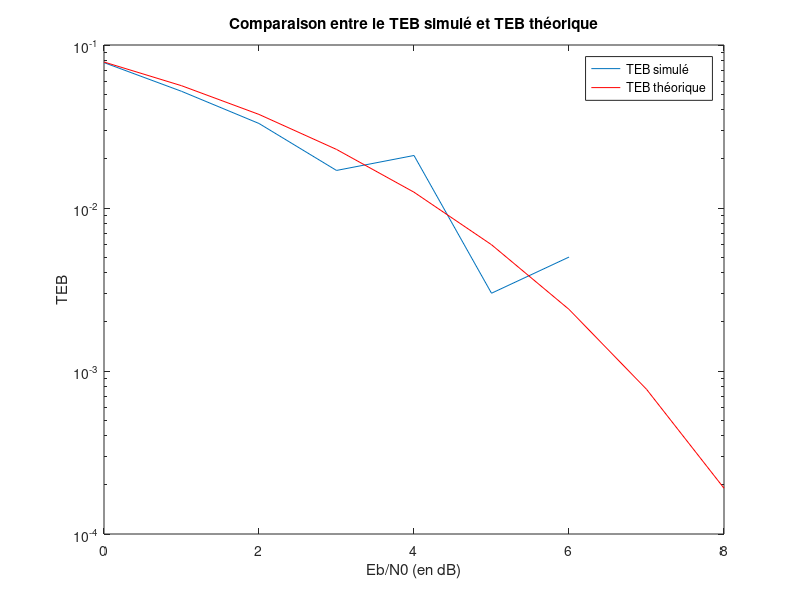
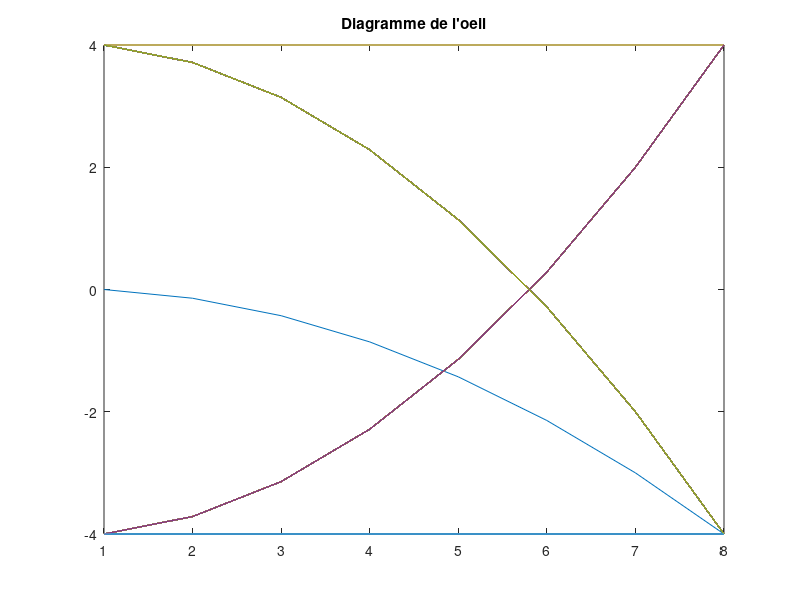
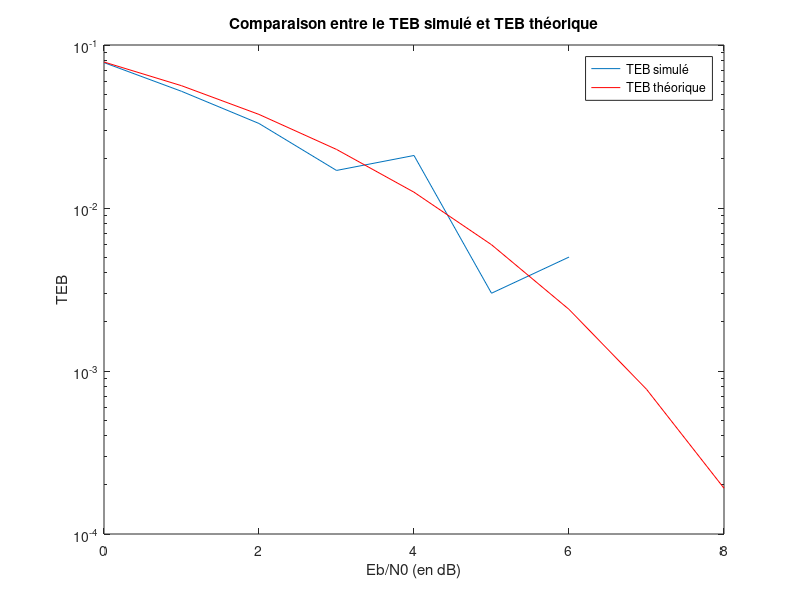
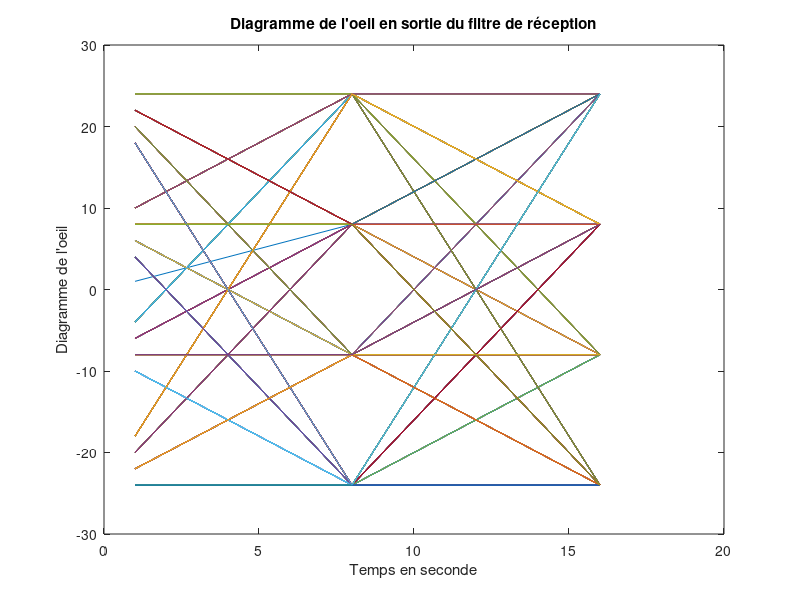

The MATLAB source for these figures, in order:
close all
clear all

Nbits = 1000;
Fe = 24000;
Te = 1/Fe;
Rb = 6000;
Fe = 24000;
fc = 400;
BW = 1000;
Nb = Fe/Rb;
M = 2;
Ns = 8;
h = ones(1,Ns);
Eb_N0_db = [0:8];


% 1. Introduction 

% Generatioon du mapping binaire
bits =randi(0:1,1,Nbits);
Symboles_1 = 2*bits -1;
a1 = kron(Symboles_1,[1 zeros(1,Ns-1)]);


% 2. Chaine de référence


% Modulation du signal x
x_mod = filter(h,1,a1);
% Filtre de reception 
hr_1 = ones(1,Ns);
% Demodulation du signal x
x_dem = filter(hr_1,1,x_mod);

% Choix de t0
t0 = Ns;
% Echantillonnage du signal transmis par la chaine 1
x_echantillonne1 = x_dem(t0:Ns:end);

% Calcul du TEB1
symb_dec = sign(x_echantillonne1);
bits_dec = (symb_dec+1)/2;
nb_erreurs1 = length(find(bits_dec ~= bits));
TEB1 = nb_erreurs1/length(bits);
fprintf("Le TEB obtenu est %f \n",TEB1);

% Rajout du bruit à la chaine de transmission
i=1;
while  i<=length(Eb_N0_db)
% Calcul de la puissance
sigma = mean(abs(x_mod).^2)*Ns/(2*log2(M)*10^(Eb_N0_db(i)/10));
bruit = sqrt(sigma)*randn(1,length(x_mod));
x_bruite = x_mod + bruit;

% Passage par le filtre de reception
x_dem_bruite = filter(hr_1,1,x_bruite);

% Calcul du TEB avec bruit
x_echantillonne_i = x_dem_bruite(t0:Ns:end);
symb_dec_bruite_i = sign(x_echantillonne_i);
bits_dec_bruite_i = (symb_dec_bruite_i+1)/2;
nb_erreurs_i = length(find(bits_dec_bruite_i ~= bits));
TEB(i) = nb_erreurs_i/length(bits);
i =i+1;
end

figure(1);
TEB_th = 1 - normcdf(sqrt(2*10.^(Eb_N0_db/10)));
semilogy(Eb_N0_db,TEB); hold on;
semilogy(Eb_N0_db,TEB_th,'r')
title("Comparaison entre le TEB simulé et TEB théorique")
legend("TEB simulé","TEB théorique")
xlabel("Eb/N0 (en dB)")
ylabel("TEB")



% 3. Implantaion de la première chaine de transmission

% 3.2 Implantation sans bruit

hr_2 = linspace(0,1,Ns);
% Demodulation du signal x
x_dem2 = filter(hr_2,1,x_mod);
figure(2);
diagramme_oeil2 = reshape(x_dem2,Ns,length(x_dem2)/Ns);
plot(diagramme_oeil2);
title("Diagramme de l'oeil");

% Echantillonnage
x_echantillonne2 = x_dem2(t0:Ns:end);
% Décision 
symb_decide = sign(x_echantillonne2);
nb_erreurs2 = length(find(symb_decide ~= Symboles_1));
TEB2 = nb_erreurs2/length(bits);
fprintf("Le TEB obtenu est %f \n",TEB2);


% 3.3 Implantation avec bruit

while i<=length(Eb_N0_db)
% Calcul de la puissance
sigma = mean(x_mod.^2)*Ns/(2*log2(M)*10^(Eb_N0_db(i)/10));
bruit = sqrt(sigma)*randn(1,length(x_mod));
r = x_mod + bruit;

% Passage par le filtre de reception
x_dem_bruite2 = filter(hr_2,1,r);

% Calcul du TEB avec bruit
x_echantillonne2_i = x_dem_bruite2(t0:Ns:end);
symb_dec_bruite2_i = sign(x_echantillonne2_i);
bits_dec_bruite2_i = (symb_dec_bruite2_i+1)/2;
nb_erreurs2_i = length(find(bits_dec_bruite2_i ~= bits));
TEB(i) = nb_erreurs2_i/length(bits);
i=i+1;
end

figure(3);
TEB_th2 = 1 - normcdf(sqrt(2*10.^(Eb_N0_db/10)));
semilogy(Eb_N0_db,TEB); hold on;
semilogy(Eb_N0_db,TEB_th2,'r')
title("Comparaison entre le TEB simulé et TEB théorique")
legend("TEB simulé","TEB théorique")
xlabel("Eb/N0 (en dB)")
ylabel("TEB")


% 4. Implantaion de la deuxième chaine de transmission


% Implantation sans bruit.

Symboles_2 = (2*bi2de(reshape(bits, 2,length(bits)/2).') -3).';
a2 = kron(Symboles_2,[1 zeros(1,Ns-1)]);
% Modulation du signal
x_mod3 = filter(h, 1, a2);
% Demodulation du signal
x_dem3 = filter(hr_1, 1, x_mod3);

% Diagramme de l'oeil en sortie du filtre de réception.
figure(4);
diag_oeil = reshape(x_dem3,2*Ns,length(x_mod3)/(2*Ns));
plot(diag_oeil)
title("Diagramme de l'oeil en sortie du filtre de réception")
xlabel("Temps en seconde")
ylabel("Diagramme de l'oeil")

% TEB Obtenu.
x_echantillonne3 = x_dem3(t0:Ns:end);
symboles_dec = zeros(1,length(x_echantillonne3));
for i=1 : length(x_echantillonne3)
    if (x_echantillonne3(i)>2*Ns)
        symboles_dec(i) = 3;
    elseif (0<=x_echantillonne3(i))
        symboles_dec(i) = 1;
    elseif (x_echantillonne3(i)<=-2*Ns)
        symboles_dec(i) = -3;
    else 
        symboles_dec(i) = -1;
    end
end
bits_dec3 = reshape(de2bi((symboles_dec+3)/2).',1,Nbits);
nb_erreurs3 = length(find(bits_dec3 ~= bits));
TEB3 = nb_erreurs3/Nbits;
fprintf("Le TEB obtenu est %f \n",TEB3);

% Implantation avec bruit.
i=1;
while i<=length(Eb_N0_db)
   % Calcul de la puissance
   sigma2 = mean(x_mod3.^2)*Ns/(4*10^(Eb_N0_db(i)/10));
   bruit2 = sqrt(sigma2)*randn(1,length(x_mod3));
   x_bruite2 = x_mod3 + bruit2;

   % Passage par le filtre de reception
   x_dem_bruite2 = filter(hr_1,1,x_bruite2);

   % Calcul du TEB avec bruit
   % Échantillonnage
   x_echantillonne2_i = x_dem_bruite2(t0:Ns:end);
   % Décision
   symboles_dec2_i = zeros(1,length(x_echantillonne2_i));
   for j=1:length(x_echantillonne2_i)
            if (2*Ns<x_echantillonne2_i(j))
                symboles_dec2_i(j) = 3;
            elseif (0<=x_echantillonne2_i(j) )
                symboles_dec2_i(j) = 1;
            elseif (x_echantillonne2_i(j) < -2*Ns)
                symboles_dec2_i(j) = -3;
            else
                symboles_dec2_i(j) = -1;
            end
        end
   bits_dec_bruite2_i = reshape(de2bi((symboles_dec2_i+3)/2).',1,Nbits);
   nb_erreurs4 = length(find(bits_dec_bruite2_i~= bits));
   TES4(i) = nb_erreurs4/Nbits;
   i=i+1;
   end

% TES en fonction de Eb/N0
figure(5);
semilogy(Eb_N0_db,TES4)
title("Taux d'erreur symbolique obtenu")
xlabel("Eb/N0 (en dB)")
ylabel("TES")

% Comparaison entre le TES théorique et le TES simulé
figure(6);hold on;
TES4_th = 3/2 * qfunc(sqrt(4/5*10.^(Eb_N0_db/10)));
semilogy(Eb_N0_db,TES4)
semilogy(Eb_N0_db,TES4_th,'g')
title("Comparaison entre le TES simulé et TES théorique")
legend("TES simulé","TES théorique")
xlabel("Eb/N0 (en dB)")
ylabel("TES")


% Simulation du TEB.
figure(7);
TEB4 = TES4/2;
semilogy(Eb_N0_db,TEB4);
title("Taux d'erreur binaire obtenu")
xlabel("Eb/N0 (en dB)")
ylabel("TEB")

% Comparaison entre le TEB théorique et le TEB simulé
figure(8);hold on
TEB4_th = 3/4 * qfunc(sqrt(4/5 * 10.^(Eb_N0_db/10)));
semilogy(Eb_N0_db,TEB4);
semilogy(Eb_N0_db,TEB4_th);
title("Comparaison entre le TEB simulé et TEB théorique")
legend("TEB simulé","TEB théorique")
xlabel("Eb/N0 (en dB)")
ylabel("TEB")


